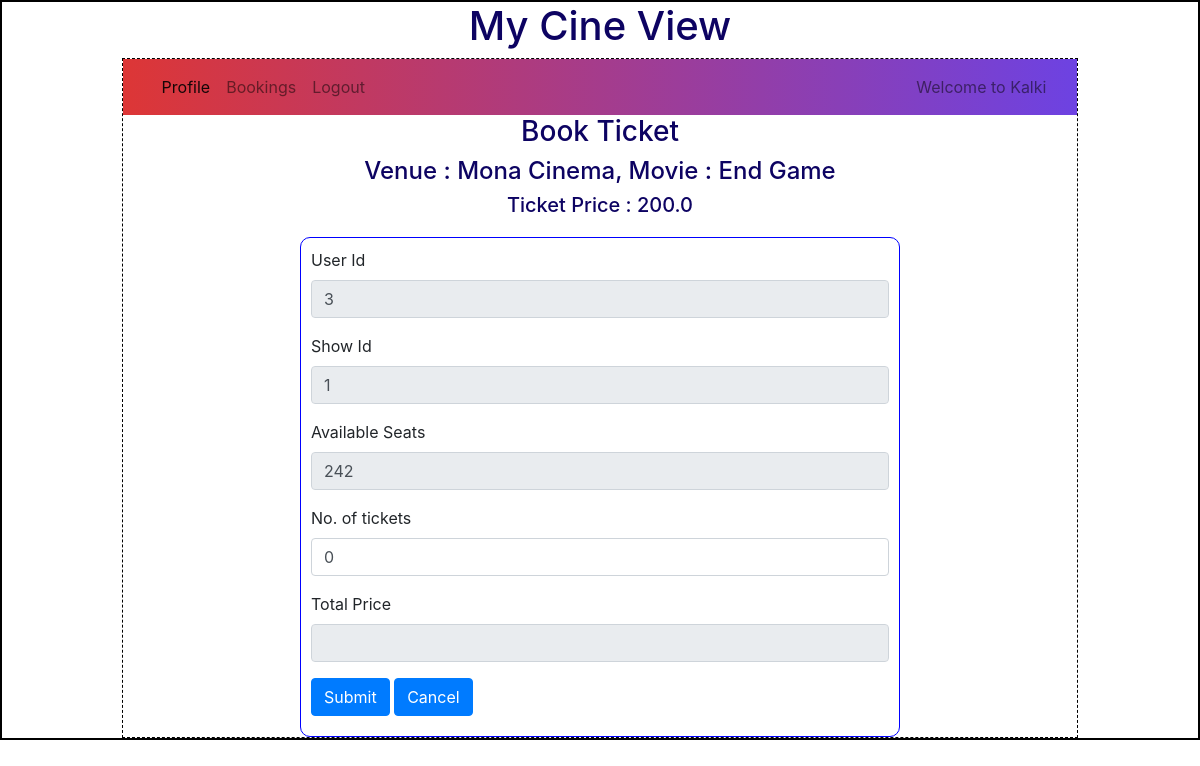
Page /book_ticket/3/1/Kalki (signed in) on the committed database.
### backend/models.py (models this page shows)
class Theatre(db.Model):
    __tablename__="theatre"
    id=db.Column(db.Integer,primary_key=True)
    name=db.Column(db.String,nullable=False)
    location=db.Column(db.String,nullable=False)
    pin_code=db.Column(db.Integer,nullable=False)
    capacity=db.Column(db.Integer,nullable=False)
    venue_pic_url=db.Column(db.String,nullable=True,default="None")
    shows=db.relationship("Show",cascade="all,delete",backref="theatre",lazy=True) # Theater can access all of Its shows

class Show(db.Model):
    __tablename__="show"
    id=db.Column(db.Integer,primary_key=True)
    name=db.Column(db.String,nullable=False)
    tags=db.Column(db.String,nullable=False)
    rating=db.Column(db.Integer,default=0)
    tkt_price=db.Column(db.Float,default=0.0)
    date_time=db.Column(db.DateTime,nullable=False)
    theatre_id=db.Column(db.Integer, db.ForeignKey("theatre.id"),nullable=False)
    tickets=db.relationship("Ticket",cascade="all,delete",backref="show",lazy=True) # Shows can access Its tickets

### backend/controllers.py (the view)
@app.route("/book_ticket/<uid>/<sid>/<name>",methods=["GET","POST"])
def book_ticket(uid,sid,name):
    if request.method=="POST":
        no_of_tickets=request.form.get("no_of_tickets")
        new_ticket=Ticket(no_of_tickets=no_of_tickets,s1_nos="",user_id=uid,show_id=sid)
        db.session.add(new_ticket)
        db.session.commit()
        return redirect(url_for("user_dashboard",id=uid,name=name))
    show=Show.query.filter_by(id=sid).first()
    theatre=Theatre.query.filter_by(id=show.theatre_id).first()
    available_seats=theatre.capacity
    book_tickets=Ticket.query.with_entities(func.sum(Ticket.no_of_tickets)).group_by(Ticket.show_id).filter_by(show_id=sid).first()
    if book_tickets:
        available_seats -= book_tickets[0]
    return render_template("book_ticket.html",uid=uid,sid=sid,name=name,tname=theatre.name,sname=show.name,available_seats=available_seats,tktprice=show.tkt_price)

### templates/book_ticket.html (shortened to what this page needs)
{%extends "user_layout.html"%}
{%block content%}
            <div class="center"><h3>Book Ticket</h3></div>
            <div class="center"><h4>Venue : {{tname}}, Movie : {{sname}}</h3></div>
            <div class="center"><h5>Ticket Price : {{tktprice}}</h5></div>
            <form action="/book_ticket/{{uid}}/{{sid}}/{{name}}" method="POST">
            <div class="input_form">
                <div class="mb-3">
                    <label for="name" class="form-label">User Id</label>
                    <input type="text" class="form-control" name="uid" id="uid" value="{{uid}}" readonly>
                </div>
                <div class="mb-3">
                    <label for="name" class="form-label">Show Id</label>
                    <input type="text" class="form-control" name="sid" id="sid" value="{{sid}}" readonly>
                </div>
                <div class="mb-3">
                    <label for="name" class="form-label">Available Seats</label>
                    <input type="text" class="form-control" name="available_seats" id="available_seats" value="{{available_seats}}" readonly>
                </div>
                {%if available_seats == 0%}
                    <div class="mb-3">
                        <label for="name" class="form-label">No seats are available!!!</label>
                    </div>
                {%else%}
                    <div class="mb-3">
                        <label for="name" class="form-label">No. of tickets</label>
                        <input type="text" class="form-control" name="no_of_tickets" id="no_of_tickets" value="0" onblur="calculateTotalPrice('{{tktprice}}')">
                    </div>
                {%endif%}
                <div class="mb-3">
                    <label for="name" class="form-label">Total Price</label>
                    <input type="text" class="form-control" name="total_price" id="total_price" readonly>
                </div>
                <div class="mb-3">
                    <button type="submit" text-align="center" class="btn btn-primary">Submit</button>
                    <a href ="/user/{{uid}}/{{name}}" type="button" class="btn btn-primary">Cancel</a>
                </div>
            </div>
            </form>
{%endblock%}

### static/styles/main.css (style rules this page uses)
* { margin:0px; }
.input_form { border: 1px solid blue; width: 600px; height: 500px; margin: auto; margin-top: 20px; padding: 10px; border-radius: 10px; font-size: 16px; text-align: justyfy; }
.center { text-align: center; margin: auto; color: rgb(13, 3, 98); }

### rows in the picture
Theatre: name "Mona Cinema"
Show: name "End Game", tkt_price "200.0"

### other values in the picture
{{ name }} "Kalki"
